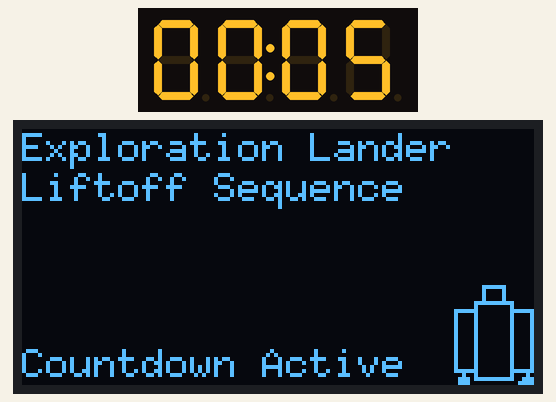
Simulated run of this sketch. Board: Arduino Uno, built with avr-gcc and run on an emulated ATmega328P. Parts: 4-digit seven-segment display, 128×64 one-colour display. What the sketch prints to the serial monitor is not drawn. At 7.6 s the program stops and its outputs stay as they are.

Above: at 2.0 s.
At 3.2 s:
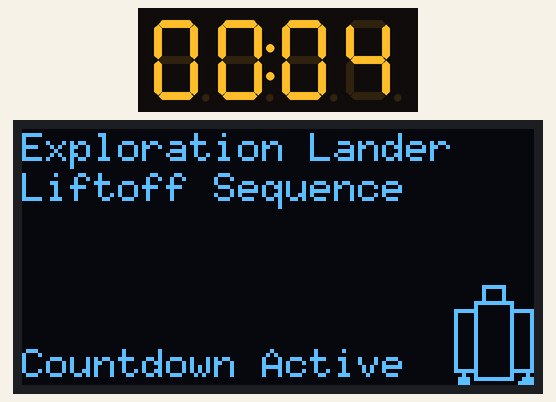
At 4.2 s:
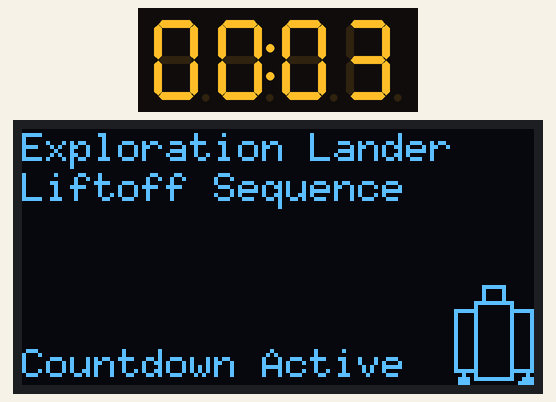
At 5.2 s:
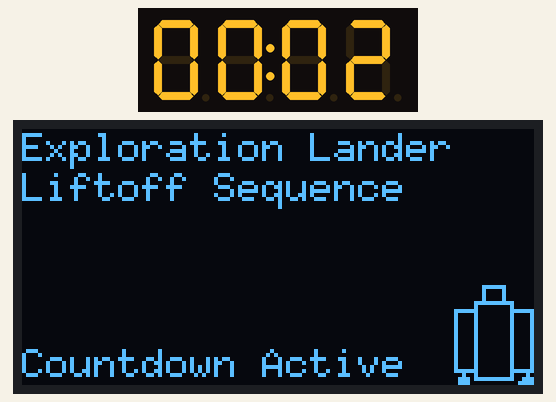
At 6.2 s:
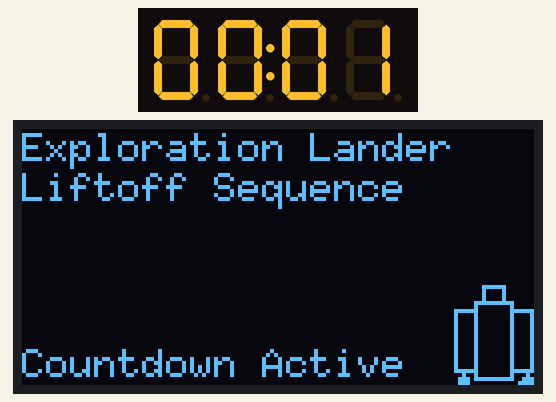
At 7.7 s:
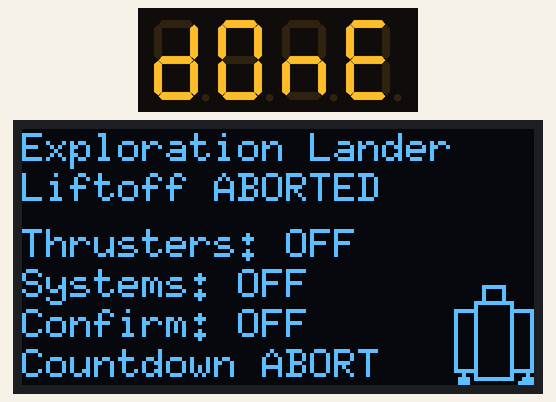

The sketch:

launch-system.ino
```cpp
#include "Arduino.h"
#include "Wire.h"

#include <TM1637Display.h>
#include <U8g2lib.h>

#define numberOfMinutes(_milliseconds_) (((_milliseconds_ + 999) / 1000) / 60)
#define numberOfSeconds(_milliseconds_) (((_milliseconds_ + 999) / 1000) % 60)

#define COUNTER_DISPLAY_CLK_PIN 5
#define COUNTER_DISPLAY_DIO_PIN 4

TM1637Display counter_display(COUNTER_DISPLAY_CLK_PIN, COUNTER_DISPLAY_DIO_PIN);

U8G2_SH1106_128X64_NONAME_2_HW_I2C lander_display(U8G2_R0, /* reset=*/U8X8_PIN_NONE);

const byte LANDER_HEIGHT = 25;
const byte LANDER_WIDTH = 20;

const uint8_t DONE[] = {
  SEG_B | SEG_C | SEG_D | SEG_E | SEG_G,          // d
  SEG_A | SEG_B | SEG_C | SEG_D | SEG_E | SEG_F,  // O
  SEG_C | SEG_E | SEG_G,                          // n
  SEG_A | SEG_D | SEG_E | SEG_F | SEG_G           // E
};

const unsigned long COUNTDOWN_MILLISECONDS = 5 * 1000;

void setup() {
  Serial.begin(9600);

  // Configure counter display
  counter_display.setBrightness(7);  // Set maximum brightness (value is 0-7)
  counter_display.clear();           // Clear the display

  // Configure OLED display
  lander_display.begin();                     // Initialize OLED display
  lander_display.setFont(u8g2_font_6x10_tr);  // Set text font
  lander_display.setFontRefHeightText();
  lander_display.setFontPosTop();

  lander_display.firstPage();

  do {
    byte y_offset = drawString(0, 0, "Exploration Lander");
    drawString(0, y_offset, "Liftoff Sequence");

    drawString(0, lander_display.getDisplayHeight() - lander_display.getMaxCharHeight(), "Countdown Active");
    displayLander(lander_display.getDisplayWidth() - LANDER_WIDTH,
                  lander_display.getDisplayHeight() - LANDER_HEIGHT);
  } while (lander_display.nextPage());

  // blink the countdown on our timer before beginning the countdown
  for (int i = 0; i < 4; i++) {
    counter_display.clear();
    delay(200);
    displayCounter(COUNTDOWN_MILLISECONDS);
    delay(200);
  }
  Serial.println("Countdown started..: ");
}

// *********************************************
void loop() {
  static unsigned long timeRemaining = COUNTDOWN_MILLISECONDS;
  static unsigned long countdown_start_time = millis();

  Serial.println(timeRemaining);
  displayCounter(timeRemaining);

  if (timeRemaining == 0) {
    Serial.println("Done!!");
    counter_display.setSegments(DONE);

    lander_display.firstPage();
    do {
      byte y_offset = drawString(0, 0, "Exploration Lander");
      y_offset = drawString(0, y_offset, "Liftoff ABORTED");

      y_offset = lander_display.getDisplayHeight() - (4 * lander_display.getMaxCharHeight());
      y_offset = drawString(0, y_offset, "Thrusters: OFF");
      y_offset = drawString(0, y_offset, "Systems: OFF");
      y_offset = drawString(0, y_offset, "Confirm: OFF");
      drawString(0, y_offset, "Countdown ABORT");

      displayLander(lander_display.getDisplayWidth() - LANDER_WIDTH,
                    lander_display.getDisplayHeight() - LANDER_HEIGHT);
    } while (lander_display.nextPage());

    while (1)
      ;
  }

  unsigned long elapsed_time = millis() - countdown_start_time;
  if (elapsed_time < COUNTDOWN_MILLISECONDS) {
    timeRemaining = COUNTDOWN_MILLISECONDS - elapsed_time;
  } else {
    timeRemaining = 0;
  }
}

void displayCounter(unsigned long milliseconds) {
  byte minutes = numberOfMinutes(milliseconds);
  byte seconds = numberOfSeconds(milliseconds);

  counter_display.showNumberDecEx(minutes, 0b01000000, true, 2, 0);
  counter_display.showNumberDecEx(seconds, 0, true, 2, 2);
}

byte drawString(byte x, byte y, char *string) {
  lander_display.drawStr(x, y, string);
  return (y + lander_display.getMaxCharHeight());
}

void displayLander(byte x_location, byte y_location) {
  lander_display.drawFrame(x_location + 7, y_location, 6, 5);        // ship top
  lander_display.drawFrame(x_location + 5, y_location + 4, 10, 20);  // ship center
  lander_display.drawFrame(x_location, y_location + 6, 6, 16);       // left pod
  lander_display.drawFrame(x_location + 14, y_location + 6, 6, 16);  // right pod
  lander_display.drawTriangle(x_location + 2, y_location + 21,
                              x_location, y_location + 25,
                              x_location + 4, y_location + 25);  // left nozzle
  lander_display.drawTriangle(x_location + 18, y_location + 21,
                              x_location + 15, y_location + 25,
                              x_location + 20, y_location + 25);  // right nozzle
}
```

Measured:
- what the display in image 0 shows lasts 1.3 s, from 1.9 s to 3.2 s
- what the display in image 1 shows lasts 1.0 s, from 3.2 s to 4.2 s
